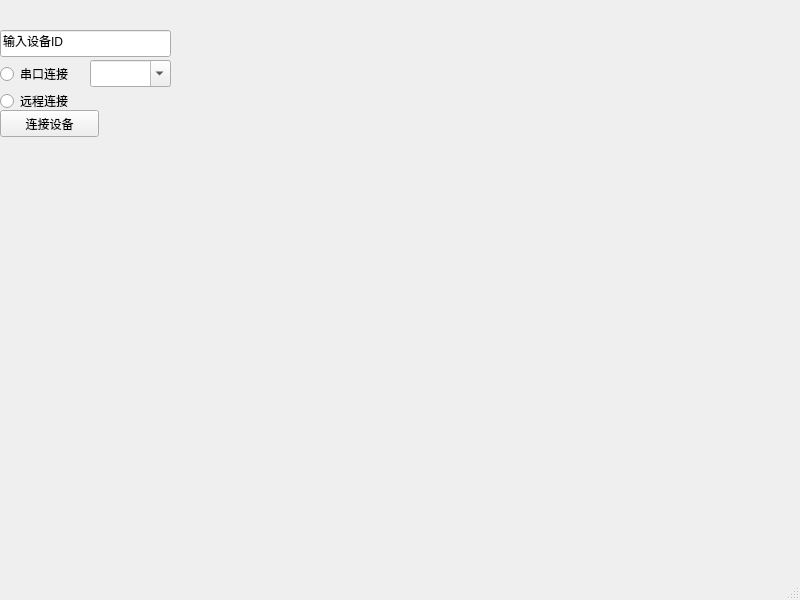
<?xml version="1.0" encoding="UTF-8"?>
<ui version="4.0">
 <class>MainWindow</class>
 <widget class="QMainWindow" name="MainWindow">
  <property name="geometry">
   <rect>
    <x>0</x>
    <y>0</y>
    <width>800</width>
    <height>600</height>
   </rect>
  </property>
  <property name="windowTitle">
   <string>MainWindow</string>
  </property>
  <widget class="QWidget" name="centralwidget">
   <widget class="QRadioButton" name="radioButton">
    <property name="geometry">
     <rect>
      <x>0</x>
      <y>60</y>
      <width>99</width>
      <height>28</height>
     </rect>
    </property>
    <property name="text">
     <string>串口连接</string>
    </property>
   </widget>
   <widget class="QPushButton" name="pushButton">
    <property name="geometry">
     <rect>
      <x>0</x>
      <y>110</y>
      <width>99</width>
      <height>27</height>
     </rect>
    </property>
    <property name="text">
     <string>连接设备</string>
    </property>
   </widget>
   <widget class="QRadioButton" name="radioButton_2">
    <property name="geometry">
     <rect>
      <x>0</x>
      <y>90</y>
      <width>117</width>
      <height>22</height>
     </rect>
    </property>
    <property name="text">
     <string>远程连接</string>
    </property>
   </widget>
   <widget class="QLineEdit" name="lineEdit">
    <property name="geometry">
     <rect>
      <x>0</x>
      <y>30</y>
      <width>171</width>
      <height>27</height>
     </rect>
    </property>
    <property name="text">
     <string>输入设备ID</string>
    </property>
   </widget>
   <widget class="QComboBox" name="comboBox">
    <property name="geometry">
     <rect>
      <x>90</x>
      <y>60</y>
      <width>81</width>
      <height>27</height>
     </rect>
    </property>
    <property name="editable">
     <bool>true</bool>
    </property>
    <property name="currentIndex">
     <number>-1</number>
    </property>
    <property name="maxVisibleItems">
     <number>50</number>
    </property>
   </widget>
  </widget>
  <widget class="QMenuBar" name="menubar">
   <property name="geometry">
    <rect>
     <x>0</x>
     <y>0</y>
     <width>800</width>
     <height>31</height>
    </rect>
   </property>
  </widget>
  <widget class="QStatusBar" name="statusbar"/>
 </widget>
 <resources/>
 <connections>
  <connection>
   <sender>pushButton</sender>
   <signal>clicked()</signal>
   <receiver>MainWindow</receiver>
   <slot>connectdev()</slot>
   <hints>
    <hint type="sourcelabel">
     <x>54</x>
     <y>160</y>
    </hint>
    <hint type="destinationlabel">
     <x>53</x>
     <y>207</y>
    </hint>
   </hints>
  </connection>
 </connections>
 <slots>
  <slot>connectdev()</slot>
 </slots>
</ui>
